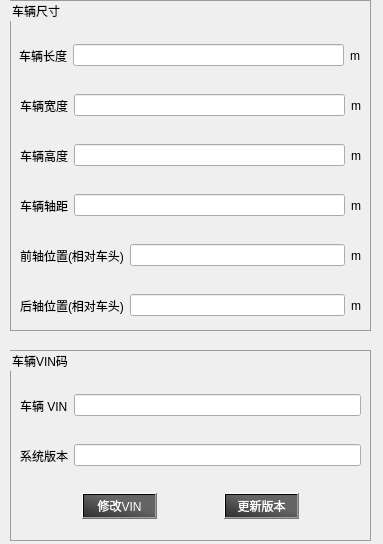
       <widget class="QWidget" name="page_4">
        <property name="geometry">
         <rect>
          <x>0</x>
          <y>0</y>
          <width>383</width>
          <height>544</height>
         </rect>
        </property>
        <attribute name="label">
         <string>车辆参数</string>
        </attribute>
        <widget class="QGroupBox" name="groupBox_5">
         <property name="geometry">
          <rect>
           <x>10</x>
           <y>0</y>
           <width>361</width>
           <height>331</height>
          </rect>
         </property>
         <property name="styleSheet">
          <string notr="true">QGroupBox {
            border-color: rgb(156, 156, 156);
            border-width: 1px;
            border-style: solid;
            margin-top: 0.5ex;
        }</string>
         </property>
         <property name="title">
          <string>车辆尺寸</string>
         </property>
         <widget class="QWidget" name="horizontalLayoutWidget_9">
          <property name="geometry">
           <rect>
            <x>9</x>
            <y>40</y>
            <width>341</width>
            <height>31</height>
           </rect>
          </property>
          <layout class="QHBoxLayout" name="horizontalLayout_25">
           <item>
            <widget class="QLabel" name="label_17">
             <property name="text">
              <string>车辆长度</string>
             </property>
            </widget>
           </item>
           <item>
            <widget class="QLineEdit" name="vehicle_length_edit">
             <property name="alignment">
              <set>Qt::AlignCenter</set>
             </property>
            </widget>
           </item>
           <item>
            <widget class="QLabel" name="label_38">
             <property name="text">
              <string>m</string>
             </property>
            </widget>
           </item>
          </layout>
         </widget>
         <widget class="QWidget" name="horizontalLayoutWidget_10">
          <property name="geometry">
           <rect>
            <x>10</x>
            <y>90</y>
            <width>341</width>
            <height>31</height>
           </rect>
          </property>
          <layout class="QHBoxLayout" name="horizontalLayout_26">
           <item>
            <widget class="QLabel" name="label_18">
             <property name="text">
              <string>车辆宽度</string>
             </property>
            </widget>
           </item>
           <item>
            <widget class="QLineEdit" name="vehicle_width_edit">
             <property name="alignment">
              <set>Qt::AlignCenter</set>
             </property>
            </widget>
           </item>
           <item>
            <widget class="QLabel" name="label_39">
             <property name="text">
              <string>m</string>
             </property>
            </widget>
           </item>
          </layout>
         </widget>
         <widget class="QWidget" name="horizontalLayoutWidget_11">
          <property name="geometry">
           <rect>
            <x>10</x>
            <y>140</y>
            <width>341</width>
            <height>31</height>
           </rect>
          </property>
          <layout class="QHBoxLayout" name="horizontalLayout_27">
           <item>
            <widget class="QLabel" name="label_19">
             <property name="text">
              <string>车辆高度</string>
             </property>
            </widget>
           </item>
           <item>
            <widget class="QLineEdit" name="vehicle_heigth_edit">
             <property name="alignment">
              <set>Qt::AlignCenter</set>
             </property>
            </widget>
           </item>
           <item>
            <widget class="QLabel" name="label_40">
             <property name="text">
              <string>m</string>
             </property>
            </widget>
           </item>
          </layout>
         </widget>
         <widget class="QWidget" name="horizontalLayoutWidget_12">
          <property name="geometry">
           <rect>
            <x>10</x>
            <y>190</y>
            <width>341</width>
            <height>31</height>
           </rect>
          </property>
          <layout class="QHBoxLayout" name="horizontalLayout_28">
           <item>
            <widget class="QLabel" name="label_35">
             <property name="text">
              <string>车辆轴距</string>
             </property>
            </widget>
           </item>
           <item>
            <widget class="QLineEdit" name="vehicle_alxe_edit">
             <property name="alignment">
              <set>Qt::AlignCenter</set>
             </property>
            </widget>
           </item>
           <item>
            <widget class="QLabel" name="label_41">
             <property name="text">
              <string>m</string>
             </property>
            </widget>
           </item>
          </layout>
         </widget>
         <widget class="QWidget" name="horizontalLayoutWidget_13">
          <property name="geometry">
           <rect>
            <x>10</x>
            <y>240</y>
            <width>341</width>
            <height>31</height>
           </rect>
          </property>
          <layout class="QHBoxLayout" name="horizontalLayout_29">
           <item>
            <widget class="QLabel" name="label_36">
             <property name="text">
              <string>前轴位置(相对车头)</string>
             </property>
            </widget>
           </item>
           <item>
            <widget class="QLineEdit" name="front_axle_edit">
             <property name="alignment">
              <set>Qt::AlignCenter</set>
             </property>
            </widget>
           </item>
           <item>
            <widget class="QLabel" name="label_42">
             <property name="text">
              <string>m</string>
             </property>
            </widget>
           </item>
          </layout>
         </widget>
         <widget class="QWidget" name="horizontalLayoutWidget_14">
          <property name="geometry">
           <rect>
            <x>10</x>
            <y>290</y>
            <width>341</width>
            <height>31</height>
           </rect>
          </property>
          <layout class="QHBoxLayout" name="horizontalLayout_30">
           <item>
            <widget class="QLabel" name="label_37">
             <property name="text">
              <string>后轴位置(相对车头)</string>
             </property>
            </widget>
           </item>
           <item>
            <widget class="QLineEdit" name="back_alxe_edit">
             <property name="alignment">
              <set>Qt::AlignCenter</set>
             </property>
            </widget>
           </item>
           <item>
            <widget class="QLabel" name="label_43">
             <property name="text">
              <string>m</string>
             </property>
            </widget>
           </item>
          </layout>
         </widget>
        </widget>
        <widget class="QGroupBox" name="groupBox_6">
         <property name="geometry">
          <rect>
           <x>10</x>
           <y>350</y>
           <width>361</width>
           <height>191</height>
          </rect>
         </property>
         <property name="styleSheet">
          <string notr="true">QGroupBox {
            border-color: rgb(156, 156, 156);
            border-width: 1px;
            border-style: solid;
            margin-top: 0.5ex;
        }</string>
         </property>
         <property name="title">
          <string>车辆VIN码</string>
         </property>
         <widget class="QWidget" name="horizontalLayoutWidget_15">
          <property name="geometry">
           <rect>
            <x>10</x>
            <y>40</y>
            <width>341</width>
            <height>31</height>
           </rect>
          </property>
          <layout class="QHBoxLayout" name="horizontalLayout_31">
           <item>
            <widget class="QLabel" name="label_56">
             <property name="text">
              <string>车辆 VIN</string>
             </property>
            </widget>
           </item>
           <item>
            <widget class="QLineEdit" name="vehicle_vin_edit">
             <property name="alignment">
              <set>Qt::AlignCenter</set>
             </property>
            </widget>
           </item>
          </layout>
         </widget>
         <widget class="QWidget" name="horizontalLayoutWidget_16">
          <property name="geometry">
           <rect>
            <x>10</x>
            <y>90</y>
            <width>341</width>
            <height>31</height>
           </rect>
          </property>
          <layout class="QHBoxLayout" name="horizontalLayout_32">
           <item>
            <widget class="QLabel" name="label_57">
             <property name="text">
              <string>系统版本</string>
             </property>
            </widget>
           </item>
           <item>
            <widget class="QLineEdit" name="vehicle_version_edit">
             <property name="alignment">
              <set>Qt::AlignCenter</set>
             </property>
            </widget>
           </item>
          </layout>
         </widget>
         <widget class="QWidget" name="horizontalLayoutWidget_17">
          <property name="geometry">
           <rect>
            <x>10</x>
            <y>140</y>
            <width>341</width>
            <height>33</height>
           </rect>
          </property>
          <layout class="QHBoxLayout" name="horizontalLayout_33">
           <item>
            <spacer name="horizontalSpacer_7">
             <property name="orientation">
              <enum>Qt::Horizontal</enum>
             </property>
             <property name="sizeHint" stdset="0">
              <size>
               <width>40</width>
               <height>20</height>
              </size>
             </property>
            </spacer>
           </item>
           <item>
            <widget class="QPushButton" name="modify_vehicle_vin_btn">
             <property name="styleSheet">
              <string notr="true">QPushButton
{
    color:white;
	background-color: qlineargradient(spread:pad, x1:0.0618557, y1:1, x2:0.948454, y2:0.057, stop:0 rgba(50, 50, 50, 255), stop:0.618557 rgba(100, 100, 100, 255));
}
QPushButton:hover
{
    background-color: qlineargradient(spread:pad, x1:0.0618557, y1:1, x2:0.948454, y2:0.057, stop:0 rgba(100, 100, 100, 255), stop:0.618557 rgba(50, 50, 50, 255));
}
QPushButton:pressed
{
    background-color: qlineargradient(spread:pad, x1:0.0618557, y1:1, x2:0.948454, y2:0.057, stop:0 rgba(20, 20, 20, 255), stop:0.618557 rgba(70, 70, 70, 255));
    padding-left:3px;
    padding-top:3px;
}</string>
             </property>
             <property name="text">
              <string>修改VIN</string>
             </property>
            </widget>
           </item>
           <item>
            <spacer name="horizontalSpacer_6">
             <property name="orientation">
              <enum>Qt::Horizontal</enum>
             </property>
             <property name="sizeHint" stdset="0">
              <size>
               <width>40</width>
               <height>20</height>
              </size>
             </property>
            </spacer>
           </item>
           <item>
            <widget class="QPushButton" name="update_avos_version_btn">
             <property name="styleSheet">
              <string notr="true">QPushButton
{
    color:white;
	background-color: qlineargradient(spread:pad, x1:0.0618557, y1:1, x2:0.948454, y2:0.057, stop:0 rgba(50, 50, 50, 255), stop:0.618557 rgba(100, 100, 100, 255));
}
QPushButton:hover
{
    background-color: qlineargradient(spread:pad, x1:0.0618557, y1:1, x2:0.948454, y2:0.057, stop:0 rgba(100, 100, 100, 255), stop:0.618557 rgba(50, 50, 50, 255));
}
QPushButton:pressed
{
    background-color: qlineargradient(spread:pad, x1:0.0618557, y1:1, x2:0.948454, y2:0.057, stop:0 rgba(20, 20, 20, 255), stop:0.618557 rgba(70, 70, 70, 255));
    padding-left:3px;
    padding-top:3px;
}</string>
             </property>
             <property name="text">
              <string>更新版本</string>
             </property>
            </widget>
           </item>
           <item>
            <spacer name="horizontalSpacer_8">
             <property name="orientation">
              <enum>Qt::Horizontal</enum>
             </property>
             <property name="sizeHint" stdset="0">
              <size>
               <width>40</width>
               <height>20</height>
              </size>
             </property>
            </spacer>
           </item>
          </layout>
         </widget>
        </widget>
       </widget>
